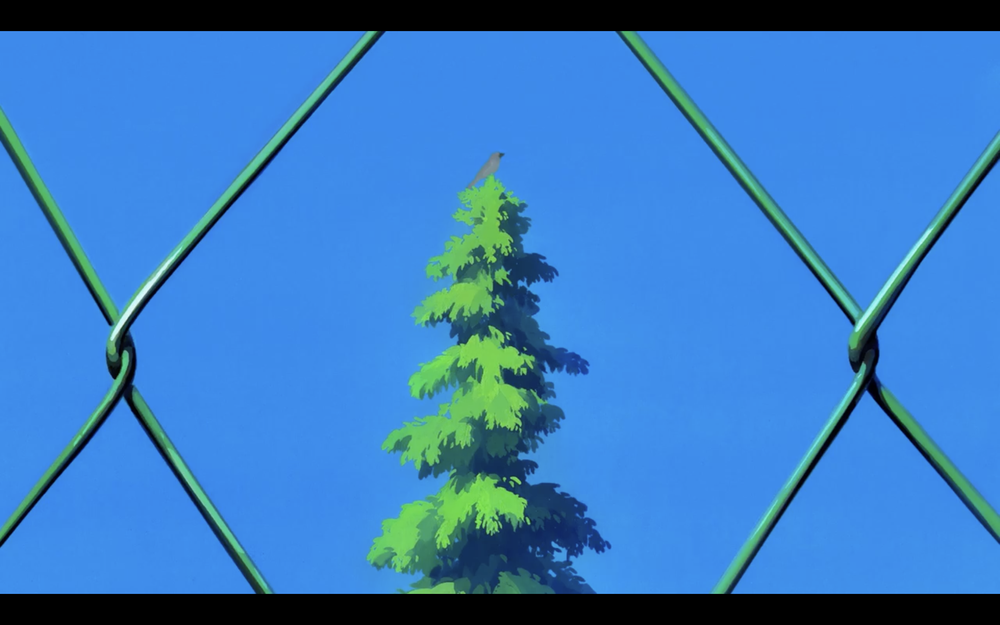
#> input picture Ejercicios/6/arbol.png, 1000 x 625 px, shrunk from 3024 x 1890 before the run
$ python ej6.py
#> lines starting #> are read from the running program, lines starting #| are printed output that depends on the picture
import matplotlib.pyplot as plt
import numpy as np
import skimage as ski
from scipy import linalg as lg
plt.rcParams['image.cmap'] = 'gray'


def pgcd(a, b): #mcd pero en frances
    if a < b:
        a, b = b, a
    while b != 0:
        a ,b  = b, a % b
    return a

def dc(im): # devuelve los factores comunes de las dimenciones de la imagen
    a = im.shape
    a , b = a[0] , a[1]
    l = []
    mcd = pgcd(a,b)
    for i in range(1,mcd+1):
        if ((mcd % i )== 0):
            l.append(i)
    return l

def orden(M, b): #reordena los pixeles en el orden para minimizar distorciones
    # Calcular la cantidad de bloques que podemos crear en ambas dimensiones
    l, C = M.shape
    X = l // b
    Y = C // b
    # Crear una nueva imagen para almacenar los bloques reordenados
    Mt = np.array([[0.5]*b**2 for i in range(l*C//b**2)])
    # Iterar sobre cada bloque y reordenarlos en la nueva imagen
    for i in range(X):
        for j in range(Y):
            for k1 in range(b):
                for k2 in range(b):
                    Mt[i*Y+j,k1*b+k2] = M[i*b+k1,j*b+k2]
    return Mt


# b factor comun a l y C usado para comprimir
def reorden(Mt,b, l, C):#devuelve la imagen a su forma original para poder verla bien
    X = l // b
    Y = C // b
    M = np.array([[0.5]*C]*l)
    for i in range(X):
        for j in range(Y):
            for k1 in range(b):
                for k2 in range(b):
                    M[i*b+k1,j*b+k2] = Mt[i*Y+j,k1*b+k2]
    return M
# k numero de valores singulares usados
def CompresSVDkb(Im):
    print("los valores que puede elegir para b son:", dc(Im))
    b = int((input('ingrese b: ')))
    l , C = Im.shape
    M = orden(Im,b)
    U, S, V = lg.svd(M, full_matrices=False)
   # imk = reorden(Mc,b,l,C)

    return U,S,V,b,l,C


############### ejemplos de uso #########################
Imágenes = ["arbol.png",'quetzal.png','Cayala.JPG']

for dirIm in Imágenes:
    I = plt.imread(dirIm)
#> I is the input picture: shape (625, 1000, 4) float32; mean R, G, B, A 0.223, 0.485, 0.749, 1
    if I.shape[-1] >= 3:
        I = I[:, :, :3]
#> I: shape (625, 1000, 3) float32
    I = ski.color.rgb2gray(I[:,:,:])
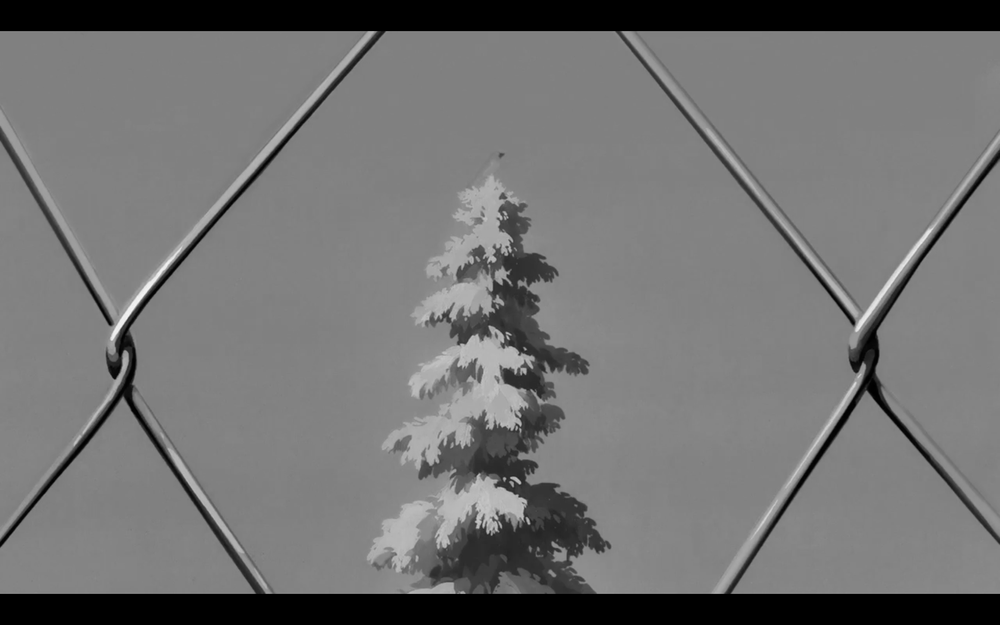
#> I: shape (625, 1000) float32; min 0, max 0.957, mean 0.449

    U, S, V, b, l, C = CompresSVDkb(I)
#| los valores que puede elegir para b son: [1, 5, 25, 125]
#> (the run stopped early here; a loop or call above may not have finished)
